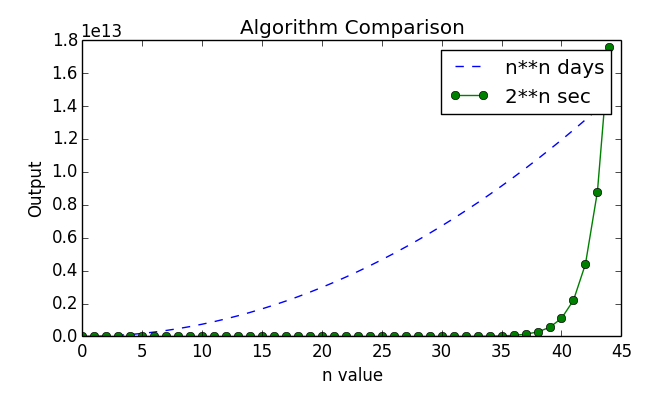

Python code for this plot:
"""
This script is used for finding the size of the smallest instance
where an algorithm with larger complexity that takes n**2 days 
can outperform an algorithm with smaller complexity (2**n).

Author: John Wesly (johncha@bu.edu)
"""

import time
import matplotlib.pyplot as plt

def days(n):
	# 1 day = 86400 sec
	return (n*86400) ** 2

def sec(n):
	return 2**n

def to_day(s):
	return s/86400

def to_year(s):
	return to_day(s)/365

n=1

a = [0]
b = [0]

start=time.time()
while sec(n)<days(n) or n<45:
	a.append(days(n))
	b.append(sec(n))
	n+=1

print("n = {} : days: {} years and sec: {} years" . format(n-1, to_year(days(n-1)), to_year(sec(n-1))))
print("n = {} : days: {} years and sec: {} years" . format(n, to_year(days(n)), to_year(sec(n))))

runtime=time.time()-start
print("Runtime: %s sec" % runtime)

time.sleep(0.05)

plt.plot(a, label='n**n days', linestyle='--')
plt.plot(b, label='2**n sec', marker='o')
plt.ylabel('Output')
plt.xlabel('n value')
plt.title('Algorithm Comparison')
plt.legend()
plt.show()
